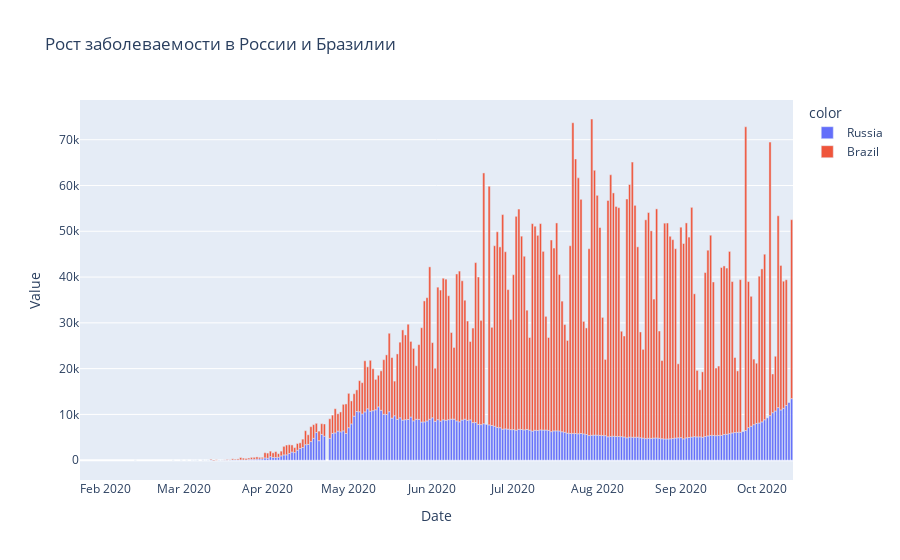

Source (notebook cell):
### Markdown cell above
Постройте гистограммы подтверждённых случаев заболеваний в России и Бразилии, чтобы выбрать правильный ответ.

### Code cell
rus_br_df = df[(df["Country_Region"] == "Russia") | (df["Country_Region"] == "Russian Federation") | (df["Country_Region"] == "Brazil")].drop_duplicates()
growth = rus_br_df[["Confirmed", "date", "Country_Region"]]

growth = growth.groupby(["date", "Country_Region"]).sum().reset_index()
rus_df = growth[(growth["Country_Region"] == "Russia") | (growth["Country_Region"] == "Russian Federation")]
rus_df["Confirmed"] = rus_df["Confirmed"] - rus_df["Confirmed"].shift(1)
rus_df
br_df = growth[growth["Country_Region"] == "Brazil"]
br_df["Confirmed"] = br_df["Confirmed"] - br_df["Confirmed"].shift(1)

result = pd.concat([rus_df, br_df])
result.Country_Region.replace("Russian Federation", "Russia", inplace=True)

fig = px.bar(x=result["date"], y=result["Confirmed"], color=result.Country_Region, orientation='v', labels={"x": "Date", "y": "Value"}, title="Рост заболеваемости в России и Бразилии")
fig.show()

### Figure 1 — Plotly figure (JSON) as saved in the notebook; plotly's stock layout.template omitted (floating-point values rounded to 4 significant figures; data arrays with more than 128 entries replaced by an {"elided": "..."} marker saying what was removed)
{"data": [{"alignmentgroup": "True", "hovertemplate": "color=Russia<br>Date=%{x}<br>Value=%{y}<extra></extra>", "legendgroup": "Russia", "marker": {"color": "#636efa"}, "name": "Russia", "offsetgroup": "Russia", "orientation": "v", "showlegend": true, "textposition": "auto", "type": "bar", "x": {"elided": "221 str values"}, "xaxis": "x", "y": {"elided": "221 int values"}, "yaxis": "y"}, {"alignmentgroup": "True", "hovertemplate": "color=Brazil<br>Date=%{x}<br>Value=%{y}<extra></extra>", "legendgroup": "Brazil", "marker": {"color": "#EF553B"}, "name": "Brazil", "offsetgroup": "Brazil", "orientation": "v", "showlegend": true, "textposition": "auto", "type": "bar", "x": {"elided": "222 str values"}, "xaxis": "x", "y": {"elided": "222 int values"}, "yaxis": "y"}], "layout": {"barmode": "relative", "legend": {"title": {"text": "color"}, "tracegroupgap": 0}, "title": {"text": "Рост заболеваемости в России и Бразилии"}, "xaxis": {"anchor": "y", "domain": [0, 1], "title": {"text": "Date"}}, "yaxis": {"anchor": "x", "domain": [0, 1], "title": {"text": "Value"}}}}
